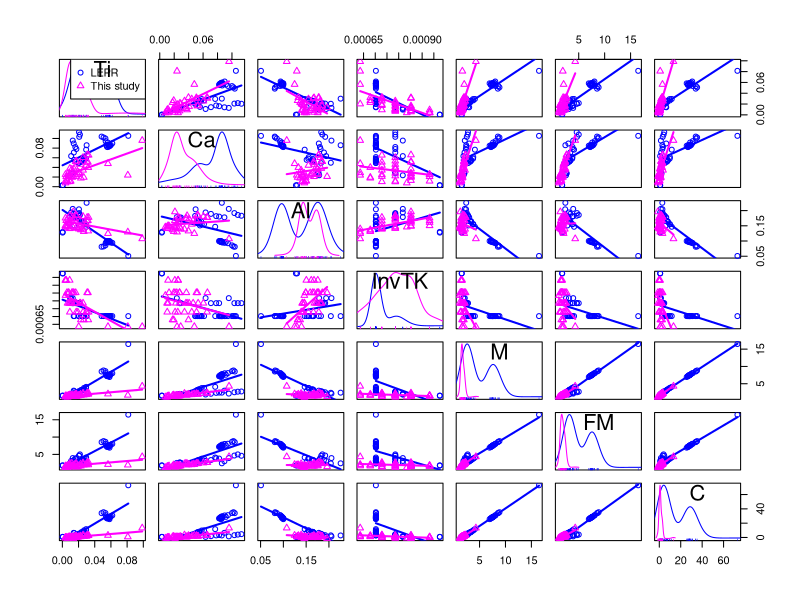
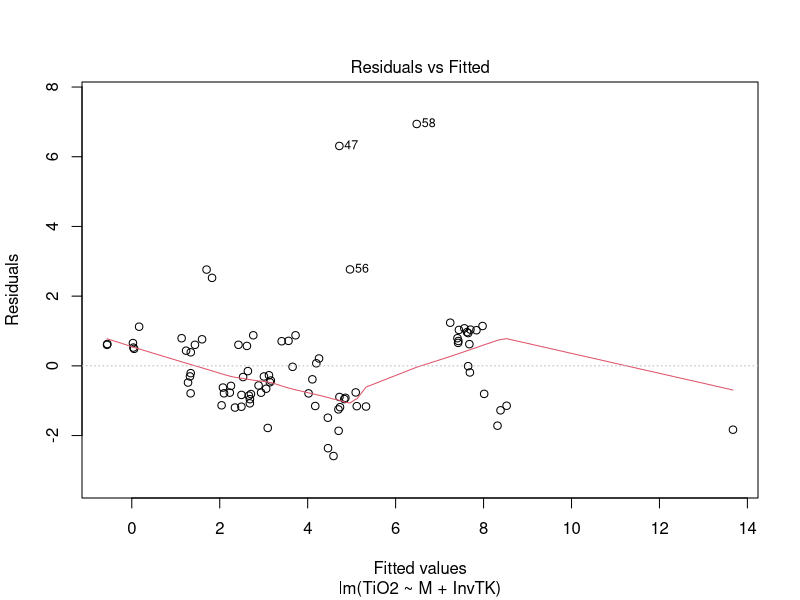
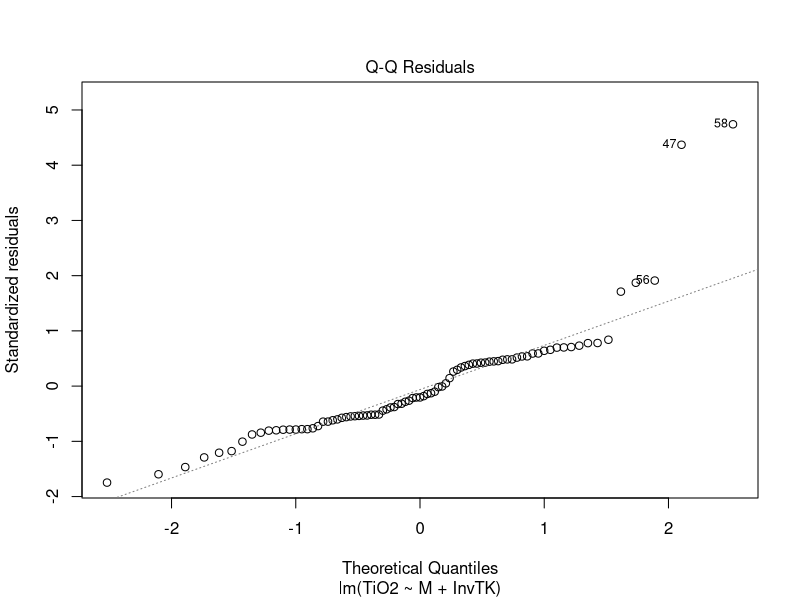
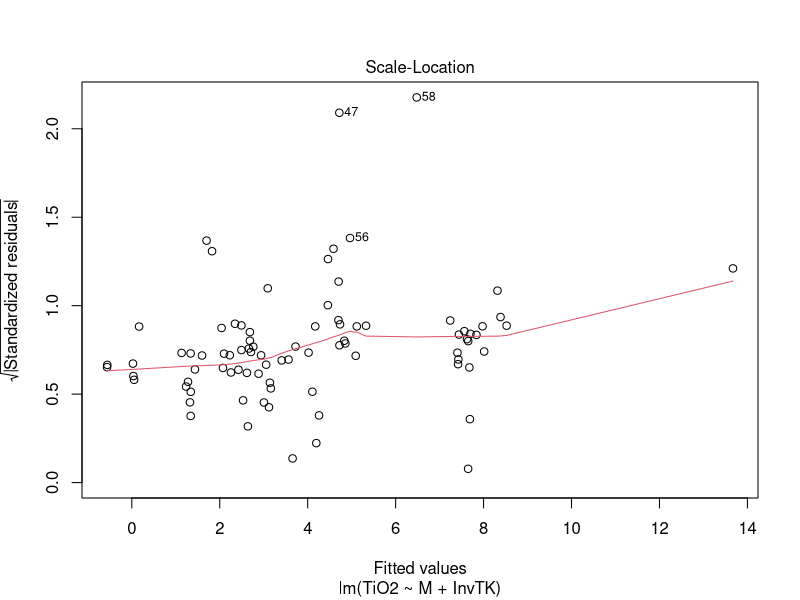
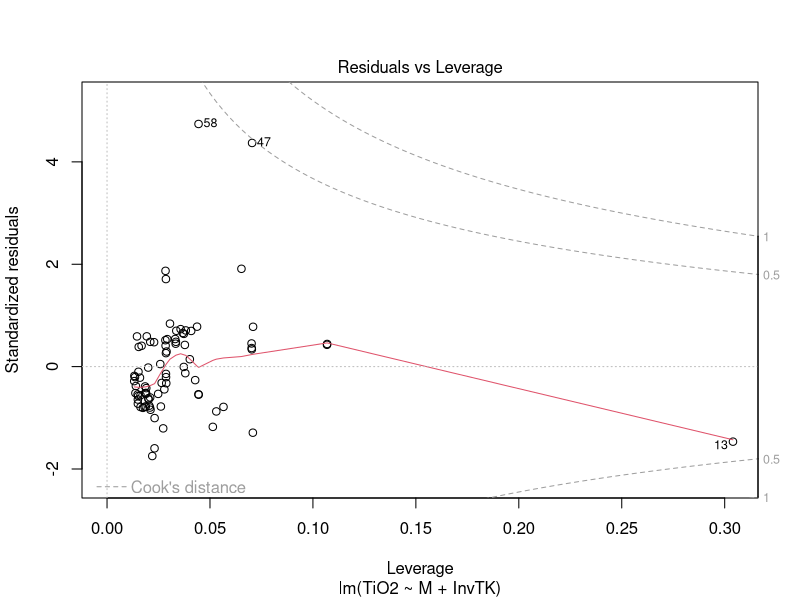
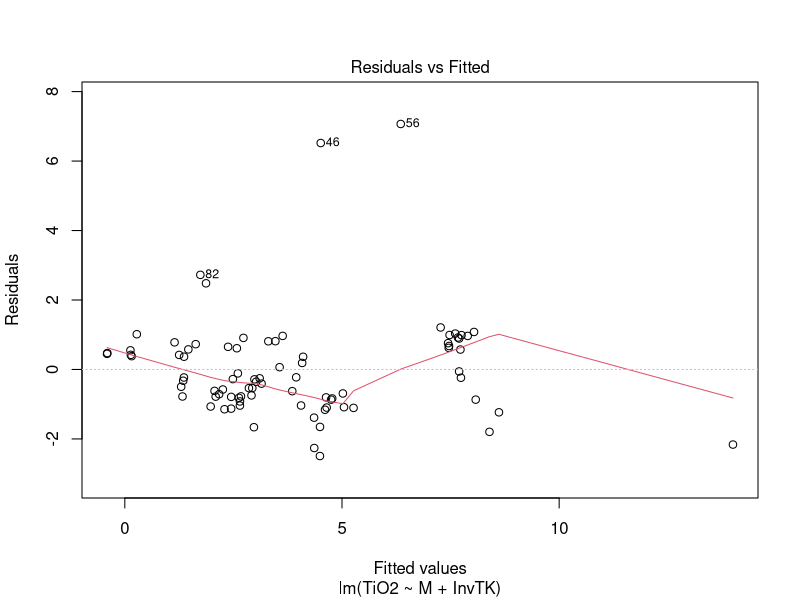
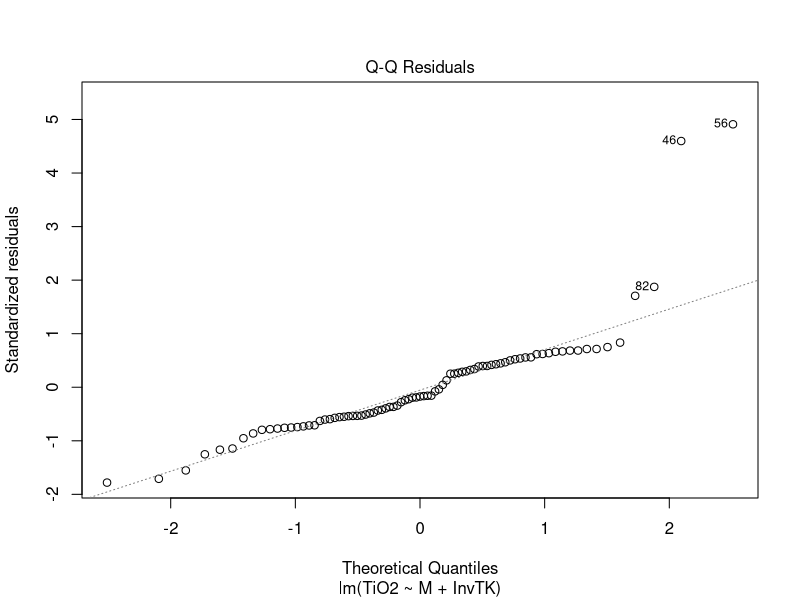
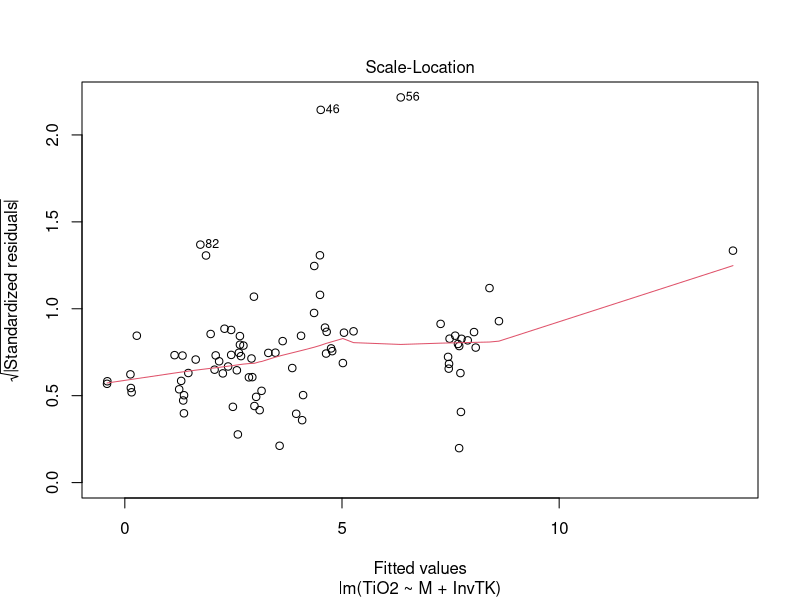

Reproduce these figures in R, in order.
## ---- chunk 1
# Add LEPR data to our data and fit a new model.
library(tidyverse, warn.conflicts = FALSE)
setwd("C:/Users/ayersj/OneDrive - Vanderbilt/Papers/SpheneSolubility/DataAnalysis/TitaniteExpts")
AllExpts <- read_csv("AllExpts.csv")
## ---- chunk 2
TitaniteCations <- AllExpts %>%
  mutate(
    Si = SiO2/60.0848,
    Al = 2*Al2O3/101.961,
    Na = 2*Na2O/61.979,
    K = 2*K2O/94.194,
    Ca = CaO/56.0794,
    Fe = FeO/71.8464,
    Mg = MgO/40.3044,
    Ti = TiO2/79.8988,
    eCa = (CaO/56.0794 - Al2O3/101.961 + K2O/94.194 + Na2O/61.979),
    CationSum = (Si + Al + Na + K + Ca + Fe + Mg + Ti)
     )
## ---- chunk 3
# Calculate cation fractions
CationFractions <- TitaniteCations
f <- match("Si", names(CationFractions))
l <- match("eCa", names(CationFractions))
for (i in f:l) {
  CationFractions[(i)] = CationFractions[(i)]/CationFractions$CationSum
}

## ---- chunk 4
# Calculate melt composition parameters & TiO2 saturation concentration
CationFractions <- CationFractions %>%
  mutate(
    M = (Na + K + 2*Ca)/(Si*Al),
    FM = (Na + K + 2*(Ca + Fe + Mg))/(Si*Al),
    C = (10*eCa)/(Si*Al),
    InvTK = 1/(TC+273.15)
    )
## ---- chunk 5
# Scatterplot matrices
library(car)
scatterplotMatrix(~ Ti + Ca + Al + InvTK + M + FM + C, data = CationFractions, groups = CationFractions$Source, smooth = FALSE)
dev.copy(png,"ScatterPlotMatrixAllExpts.png")
dev.off()   
# Correlation matrix
CorrTest <- select(CationFractions, TiO2, M:InvTK)
cor(CorrTest)
# LEPR compositions show bimodal distribution. 
# LEPR data show different dependence on C than our data. 
## ---- chunk 6
RegModel <- CationFractions
RegModel <- filter(RegModel, Expt != c("SpDis_1", "SpDis_2", "SpDis_3", "ASI200"))
fit <- lm(TiO2 ~ M + InvTK, data = RegModel)
summary(fit)
plot(fit)
## ---- chunk 7
RegModel <- slice(RegModel, -(56))
RegModel <- slice(RegModel, -(29))
fit <- lm(TiO2 ~ M + InvTK, data = RegModel)
summary(fit)
plot(fit)
## ---- chunk 8
RegModel <- slice(RegModel, -(60))
RegModel <- slice(RegModel, -(53))
RegModel <- slice(RegModel, -(41))
fit <- lm(TiO2 ~ M + InvTK, data = RegModel)
summary(fit)
plot(fit)
## ---- chunk 9
RegModel <- slice(RegModel, -(58))
RegModel <- slice(RegModel, -(52))
RegModel <- slice(RegModel, -(22))
fit <- lm(TiO2 ~ M + InvTK, data = RegModel)
summary(fit)
plot(fit)
## ---- chunk 10
RegModel <- slice(RegModel, -(40))
fit <- lm(TiO2 ~ M + InvTK, data = RegModel)
summary(fit)
plot(fit)
## ---- chunk 11
# See how fit with C parameter compares
fit <- lm(TiO2 ~ C + InvTK, data = RegModel)
summary(fit)
plot(fit)
# Model with C has the same fit as M: multiple r^2 = 0.96.
## ---- chunk 12
# Calculate model TiO2 concentrations and errors
RegModel <- RegModel %>%
  mutate(
   ModelTiO2 = (1.012*M - 7429*InvTK + 5.966),
   ModelTiO2SD = ModelTiO2*sqrt((0.03415/1.012)^2 + (1005/7429)^2),
   lower = ModelTiO2 - ModelTiO2SD,
   upper = ModelTiO2 + ModelTiO2SD
  )
## ---- chunk 13
ggplot(RegModel, aes(x=TiO2, y=ModelTiO2, ymin=lower, ymax=upper, color=Source)) +
  geom_pointrange() +
  geom_abline(slope=1, intercept=0)
## ---- chunk 14
ggplot(RegModel, aes(x=M, y=TiO2, color=Source)) +
  geom_point()
## ---- chunk 15
ggplot(RegModel, aes(x=InvTK, y=TiO2, color=Source)) +
  geom_point()
## ---- chunk 16
# Delete 4 LEPR experiments with TiO2 6.25-7.5:
# RegModel <- slice(RegModel, -(50:51))
# RegModel <- slice(RegModel, -(40:41))
# fit <- lm(TiO2 ~ M + InvTK, data = RegModel)
# summary(fit)
# plot(fit)
## ---- chunk 17
# label <- RegModel %>%
#   summarise(
#     ModelTiO2 = 6.25,
#     TiO2 = 5.0,
#     label = "y = 1.038*M - 7164*InvTK + 5.684\n = 65, r^2 = 0.95"
#   )
# Plot only works when I don't add labels, even though the code is identical to that in Chpt. 28 of Wickham and Grolemund "R for Data Science" 
# ggplot(data=RegModel, aes(x=TiO2, y=ModelTiO2, ymin=lower, ymax=upper, color=Source)) +
#   geom_pointrange() +
#   geom_abline(slope=1, intercept=0)  
  # geom_text(aes(label = label), data = label, vjust = "bottom", hjust = "right")
## ---- chunk 18
# Use previously determined list of experiments to include in model
# Expts <- c("SpG_17", "SpG_29", "SpG_33", "SpG_18", "SpG_20", "SpG_34", "SpG_32", "SpG_11", "SpG_23", "SpG_7", "SpG_12", "SpG_8", "SpG_10", "SpDis_18", "SpDis_21", "SpDis_17", "SpDis_7", "SpDis_10", "SpDis_11", "SpDis_12", "SpDis_13", "SpDis_15", "SpG_30", "SpDis_4", "SpDis_16", "SpG_15", "SpG_16", "SpG_19", "ND-002-18", "ND-002-20", "HL220-without", "HL220-25", "HL220-50", "HL220-100", "HL220-250", "HL220-1500", "HL220-2500", "HL220-5000", "HL220-15000", "HL220-60000", "HL220-75000", "HL240-100", "HL240-250", "HL240-500", "HL240-2000", "HL240-5000", "HL240-20000", "HL240-45000", "HL22REE-200", "SH2K", "SH2Na", "ASI220", "ASI240", "ASI250", "ASI280", "DAC", "RHY", "1044BA", "1044A", "1044T", "1045BA", "1045A", "1045T", "1046BA", "1046A", "1046T", "1056BA", "1056A", "1056T")
# RegModel <- filter(CationFractions, Expt %in% Expts)
# fit <- lm(TiO2 ~ M + InvTK, data = RegModel)
# summary(fit)
# plot(fit)

## ---- chunk 19
# Create model output table
TiO2AllExptsModelTable <- select(RegModel, Source, Expt, eCa, C, InvTK, TiO2, ModelTiO2, ModelTiO2SD)
write.csv(TiO2AllExptsModelTable, file = "TiO2AllExptsModelTable.csv")
